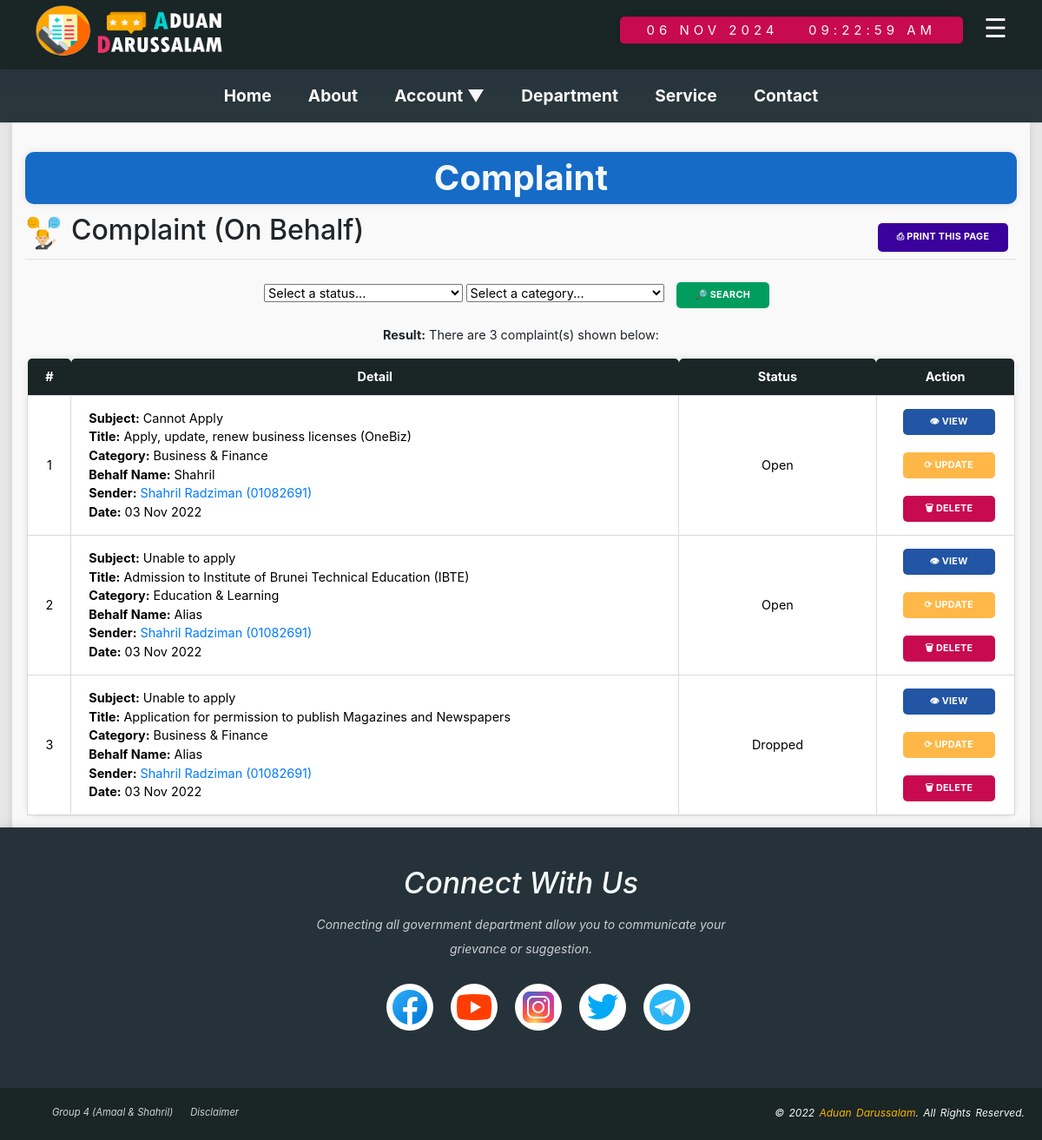
Page /admin-complaintlist-onbehalf.php on the committed database.
### tables this page shows
CREATE TABLE `citizen` (
  `citizenID` int(100) NOT NULL,
  `citizenName` varchar(50) NOT NULL,
  `citizenIC` varchar(11) NOT NULL,
  `citizenEmail` varchar(50) NOT NULL,
  `citizenPhone` varchar(11) NOT NULL,
  `citizenAddress` varchar(100) NOT NULL,
  `citizenPassword` varchar(8) NOT NULL,
  `role` varchar(7) NOT NULL,
  `lastLogin` datetime NOT NULL
);

CREATE TABLE `complaintsbehalf` (
  `behalfComplaintID` int(10) UNSIGNED NOT NULL,
  `behalfName` varchar(150) NOT NULL,
  `reason` varchar(500) NOT NULL,
  `behalfContact` int(7) NOT NULL,
  `behalfAddress` varchar(500) NOT NULL,
  `relationship` varchar(50) NOT NULL,
  `complaintSubject` varchar(200) NOT NULL,
  `complaintDesc` varchar(1000) NOT NULL,
  `location` varchar(100) NOT NULL,
  `date` datetime NOT NULL,
  `serviceTitle` varchar(100) NOT NULL,
  `serviceCategory` varchar(50) NOT NULL,
  `complaintImage` varchar(255) NOT NULL,
  `document` varchar(255) NOT NULL,
  `citizenIC` varchar(11) NOT NULL,
  `complaintStatus` varchar(10) NOT NULL,
  `complaintDate` datetime DEFAULT NULL
);

### connection.php (called while the page is built)
<?php
	function dbconn(){
		try {
			$host = "localhost";
			$dbname = "citizenportaldb";
			$username = "admin";
			$password = '1234';
			$dsn = "mysql:host=".$host.";dbname=".$dbname."";
			$connection = new PDO($dsn, $username, $password);
			$connection->setAttribute(PDO::ATTR_ERRMODE, PDO::ERRMODE_EXCEPTION);
			return $connection;
		}catch(PDOException $e){
			echo $e->getMessage();
			echo $e->getLine();
			echo $e->getTrace();
		}
	}
?>

### admin-complaintlist-onbehalf.php (the view, shortened to what this page needs)
<!DOCTYPE html>
	<html lang="en">
	<head>
		<link rel="stylesheet" href="style.css">
		<link rel="stylesheet" type="text/css" href="vendor/bootstrap/css/bootstrap.min.css">
		<link rel="stylesheet" type="text/css" href="vendor/animate/animate.css">
		<link rel="stylesheet" type="text/css" href="vendor/select2/select2.min.css">
		<link rel="stylesheet" type="text/css" href="vendor/daterangepicker/daterangepicker.css">
		<link rel="stylesheet" type="text/css" href="vendor/slick/slick.css">
		<link rel="stylesheet" type="text/css" href="vendor/lightbox2/css/lightbox.min.css">
	</head>
	<body>
			<div id="wrapper">
				<?php
					include 'header_bar.php';
					include 'navigation_bar.php';
				?>
					<?php
					include 'side.php';
					?>
				<main>
					<div class="main-container">
						<div>
							<h1 class="title-container">Complaint</h1>
							<img src='icon/icons8-complain-64-1.png' class='statbox-title-img'/>
							<button class='button' id='statbox-printBtn' onclick='window.print()'>&#9113; Print This Page</button></a>
							<h2 class='statbox-title-h2'>Complaint (On Behalf)</h2>
							<hr>
							<?php
								include 'connection.php';
									echo"
									<div id='deptCategory'>
										<form method='POST' enctype='multipart/form-data' action='admin-findcomplaintlist-onbehalf.php?adminEmail=".$adminEmail."&role=".$role."'>
										<select name='complaintStatus' id='complaintStatus' class='deptCategoryelement'>
											<option>Select a status...</option>
											<option value='Open'>Open</option>
											<option value='Closed'>Closed</option>
											<option value='Dropped'>Dropped</option>
										</select>
										<select name='serviceCategory' class='deptCategoryelement'>
										<option value=''>Select a category...</option>";
										echo"</select>";
										echo"
										<input id='returnBtn' class='button' type='submit' name='Submit' value='&#x1F50E; Search'>
										</form>
									</div>
									";
									$cloneID = 0;
									$complaintquery = dbConn()->prepare('SELECT * FROM complaintsbehalf');
									$complaintquery->execute();
									$complaintlists = $complaintquery->fetchAll(PDO::FETCH_OBJ);
									$num_count = $complaintquery->rowCount();
									if ($num_count !=0)
									{
									echo"<p><b>Result:</b> There are $num_count complaint(s) shown below:</p>
									<div class='row'>
										<table id='listtable'>
											<tr>
												<th width='20px'>#</th>
												<th>Detail</th>
												<th>Status</th>
												<th>Action</th>
											</tr>";
											foreach($complaintlists as $complaintlist){
												$behalfComplaintID  = $complaintlist->behalfComplaintID;
												$behalfName = $complaintlist->behalfName;
												$complaintSubject = $complaintlist->complaintSubject;
												$date = $complaintlist->date;
												$date = date('d M Y',strtotime($date));
												$serviceTitle = $complaintlist->serviceTitle;
												$serviceCategory = $complaintlist->serviceCategory;
												$citizenIC = $complaintlist->citizenIC;
												$complaintStatus = $complaintlist->complaintStatus;
												$citizenquery = dbConn()->prepare('SELECT * FROM citizen WHERE citizenIC="'. $citizenIC .'"');
												$citizenquery->execute();
												$citizenlists = $citizenquery->fetchAll(PDO::FETCH_OBJ);
												foreach($citizenlists as $citizenlist){
												$cloneID++;
												$citizenIC = $citizenlist->citizenIC;
												$citizenName = $citizenlist->citizenName;
												echo "
												<tr>
													<td>$cloneID</td>
													<td class='justify-contents'>
														<b>Subject:</b> $complaintSubject<br>
														<b>Title:</b> $serviceTitle<br>
														<b>Category:</b> $serviceCategory<br>
														<b>Behalf Name:</b> $behalfName<br>
														<b>Sender:</b> <a href='admin-viewcitizen.php?adminEmail=".$adminEmail."&citizenIC=".$citizenIC."&role=".$role."'>$citizenName ($citizenIC)</a><br>
														<b>Date:</b> $date<br>
													</td>
													<td width='20%'>$complaintStatus</td>
													<td width='14%'>
														<a href='admin-viewcomplaint-b.php?adminEmail=".$adminEmail."&behalfComplaintID=".$behalfComplaintID."&role=".$role."'><button class='button' id='viewBtn'>&#x1f441; View</button></a>
														<a href='admin-editcomplaint-b.php?adminEmail=".$adminEmail."&behalfComplaintID=".$behalfComplaintID."&role=".$role."'><button class='button' id='editBtn'>&#10227; Update</button></a>
														<a href='admin-deletecomplaint-b.php?adminEmail=".$adminEmail."&behalfComplaintID=".$behalfComplaintID."&role=".$role."'><button class='button' id='deleteBtn'>&#128465; Delete</button></a>
													</td>
												</tr>";
											}
										}
										echo"</table>";
										}else if ($num_count == 0){
											echo "<p><b>Result:</b> There are no results were found.</p>
											<p><input id='backBtn' class='button' type='button' name='back' value='Back' onclick='goBack()'></p>
											<script>
												function goBack(){
													window.history.back();
												}
											</script>";
										}else{
											echo "<p>Something wrong on database.</p>";
										}
									?>
							</div>
						</div>
					</div>
				</main>
				<footer>
					<?php
						include 'footer_bar.php';
					?>
		    </footer>
			</div>
	</body>
</html>

### style.css (style rules this page uses)
body { min-height: 100vh; padding: 0; }
h1 { margin: 0; font-size:2em; line-height: 200%; text-shadow: #cccccc; }
.title-container { margin-top: 0.5em; margin-bottom: 0.3em; padding: 0.2em; background-color: #166BC7; color: #F4F8F9; font-weight: bold; text-transform: capitalize; text-shadow: #cccccc; border-radius:10px; box-shadow: rgba(17, 17, 26, 0.05) 0px 1px 0px, rgba(17, 17, 26, 0.1) 0px 0px 8px; }
main { margin: 0; padding-top: 0; padding-bottom: 0; padding-left: 1em; padding-right: 1em; font-size: 90%; background-color: #E6E6E6; }
.main-container { text-align: center; background-color: #F9F9F9; box-shadow: rgba(99, 99, 99, 0.2) 0px 2px 8px 0px; padding: 1em; }
.statbox-title-h2 { text-align: left; }
.statbox-title-img { display: block; float: left; width: 3em; height: 3em; margin-right: 10px; }
img { border:0; }
footer { bottom: 0; left: 0; right: 0; height: auto; width: 100%; padding-top: 40px; text-align: left; font-size:0.70em; font-style: italic; color: #F4F8F9; background-color: #253239; box-shadow: 0 4px 8px 0 rgba(0, 0, 0, 0.2), 0 6px 20px 0 rgba(0, 0, 0, 0.19); }
header, nav, main, footer { display: block; }
table { border-collapse: collapse; border-radius:10px; box-shadow: rgba(17, 17, 26, 0.05) 0px 1px 0px, rgba(17, 17, 26, 0.1) 0px 0px 8px; }
tr,td, th { padding:10px; }
.justify-contents { text-align: justify; text-justify: inter-word; }
#deptCategory { right: 10px; margin-bottom: 10px; }
.deptCategoryelement { width: 20%; }
#listtable { width:97%; margin-left: auto; margin-right: auto; }
#listtable td { color:black; background-color:white; padding:5px 20px; border: 1px solid #DADADA; }
@media screen and (max-width:1366px) { #listtable .button { width:90%; } }
#listtable th { color:white; background-color: #1A2526; text-align:center; border-radius: 5px 5px 0 0; }
#viewBtn { background-color: #2255A4; }
#returnBtn { background-color: #019D5E; }
#editBtn { background-color: #FFB848; }
#statbox-printBtn { float: right; text-align: center; height: 3em; background-color: #3A019C; }
#resetBtn, #cancelBtn, #backBtn, #deleteBtn { background-color: #C80A50; }
select { text-align-last: left; }
.button { background: none repeat scroll 0% 0%; background-color: #25262A; color: white; display: inline-block; padding: 8px 22px; font-size: 0.75em; letter-spacing: 0.25px; line-height: 1.3em;border-radius: 5px; text-decoration: none;border:none;text-transform: uppercase; font-weight: bold;width: auto;overflow: visible; margin: 10px; }

### rows in the picture
complaintsbehalf: complaintSubject "Cannot Apply", serviceTitle "Apply, update, renew business licenses (OneBiz)", serviceCategory "Business & Finance", behalfName "Shahril", date "03 Nov 2022", complaintStatus "Open"
citizen: citizenName "Shahril Radziman", citizenIC "01082691"
complaintsbehalf: complaintSubject "Unable to apply", serviceTitle "Admission to Institute of Brunei Technical Education (IBTE)", serviceCategory "Education & Learning", behalfName "Alias", date "03 Nov 2022", complaintStatus "Open"
complaintsbehalf: complaintSubject "Unable to apply", serviceTitle "Application for permission to publish Magazines and Newspapers", serviceCategory "Business & Finance", behalfName "Alias", date "03 Nov 2022", complaintStatus "Dropped"

### other values in the picture
$num_count "3"
